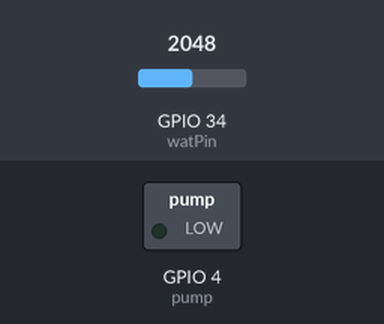
Bench run of a sketch on a simulated ESP32. On the bench: switched loads named in the sketch (green lamp = pin HIGH). The inputs (shaded band) are chosen by the test bench; at power-on: GPIO 34 (watPin) = 2048. WiFi joins after 1.5 s; servers stay silent unless stated; no MQTT or app messages arrive unless stated; what the sketch prints to the serial monitor is not drawn.

Above: at 3.7 s.
3.8 s: GPIO 34 (watPin) set to 2732
10.3 s: GPIO 34 (watPin) set to 2837
At 16.7 s:
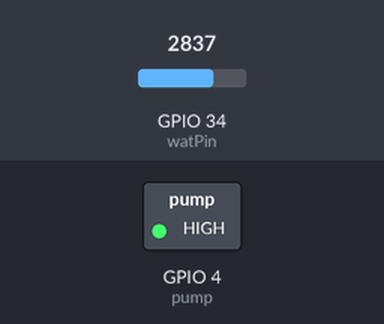
17.0 s: GPIO 34 (watPin) set to 2760
At 21.7 s:
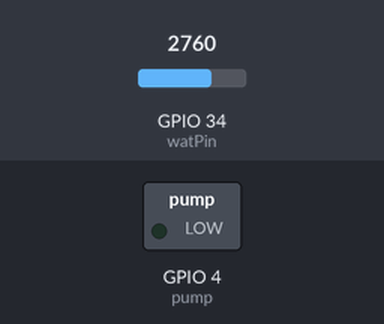
23.5 s: GPIO 34 (watPin) set to 2840
At 26.8 s:
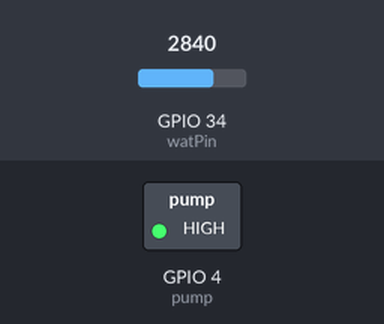
Timing chart, 0 to 28.3 s (numbered marks = the images above; inputs shaded):
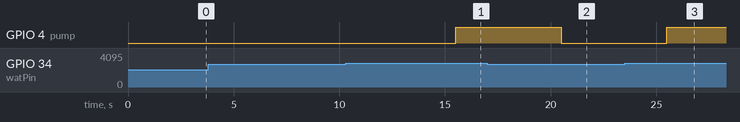

The sketch:

waterleakage.ino
```cpp
#include <WiFi.h>
#include <PubSubClient.h>
const char* ssid = "PESU-Element Block";
const char* password = "";
const char* mqtt_server = "10.3.32.59";
int p=0;
const char s[]="Water oveflow";
const char a[]="Water level ok";
WiFiClient ESP32Client;
PubSubClient client(ESP32Client);
const int door2 = 2;
long lastMsg = 0;
long now = millis();
long lastMeasure = 0;
const int watPin = 34;
const int pump = 4;
int watValue;
int leakage = 0;
void setup_wifi() {
  delay(10);
  Serial.println();
  Serial.print("Connecting to ");
  Serial.println(ssid);
  WiFi.begin(ssid, password);
  while (WiFi.status() != WL_CONNECTED) {
    delay(500);
    Serial.print(".");
     p += 1;
     if(p>10){
     ESP.restart();
     }
  }
  Serial.println("");
  Serial.print("WiFi connected - ESP IP address: ");
  Serial.println(WiFi.localIP());
}
void callback(String topic, byte* message, unsigned int length) {
  Serial.print("Message arrived on topic: ");
  Serial.print(topic);
  Serial.print(". Message: ");
  String messageTemp;
  for (int i = 0; i < length; i++) {
    Serial.print((char)message[i]);
    messageTemp += (char)message[i];
  }
  Serial.println();
}
void reconnect() {
  while (!client.connected()) {
    Serial.print("Attempting MQTT connection...");
    if (client.connect("ESP32Client")) {
      Serial.println("connected");
      digitalWrite(door2, HIGH);
    } else {
      Serial.print("failed, rc=");
      Serial.print(client.state());
      Serial.println(" try again in 5 seconds");
      ESP.restart();
      delay(5000);
    }
  }
}
void setup() {
  Serial.begin(115200);
  pinMode(pump,OUTPUT);
  digitalWrite(pump,LOW);
  setup_wifi();
  client.setServer(mqtt_server, 1883);
  client.setCallback(callback);

  //analogSetPinAttenuation(watPin,ADC_6db);
  delay(1000);
}
void loop() {
   if (!client.connected()) {
    reconnect();
  }
  if (!client.loop())
    client.connect("ESP32Client");
    long now = millis();
  if (now - lastMsg > 5000) {
    lastMsg = now;
 Serial.print("Water level: ");
  watValue = analogRead(watPin);
  Serial.println(watValue);
  delay(500);
  if(watValue >=0 && watValue<2800){
    Serial.println("Turning pump on");
    digitalWrite(pump,LOW);
    client.publish("Stat",a);
    leakage += 0;
  }
  if(watValue >=2800 && watValue <=4095){
    Serial.println("Waterleaking");
    leakage += 1;
    digitalWrite(pump,HIGH);
    client.publish("Stat",s);
  }

  char countleakagestring[8];
  dtostrf(leakage,1,2,countleakagestring);
  client.publish("LeakageCount",countleakagestring);
  //client.publish("Stat",s);
  delay(2000);
  }
}
```

Measured:
- the behaviour switches between 2799 and 2800 on GPIO 34 (watPin) (found by bisection; images 0 and 1)
- after the input at 3.8 s, every drawn part: stays the same
- after the input at 10.3 s, GPIO 4 (pump): LOW → HIGH after 5.2 s
- after the input at 17.0 s, GPIO 4 (pump): HIGH → LOW after 3.5 s
- after the input at 23.5 s, GPIO 4 (pump): LOW → HIGH after 2.0 s
